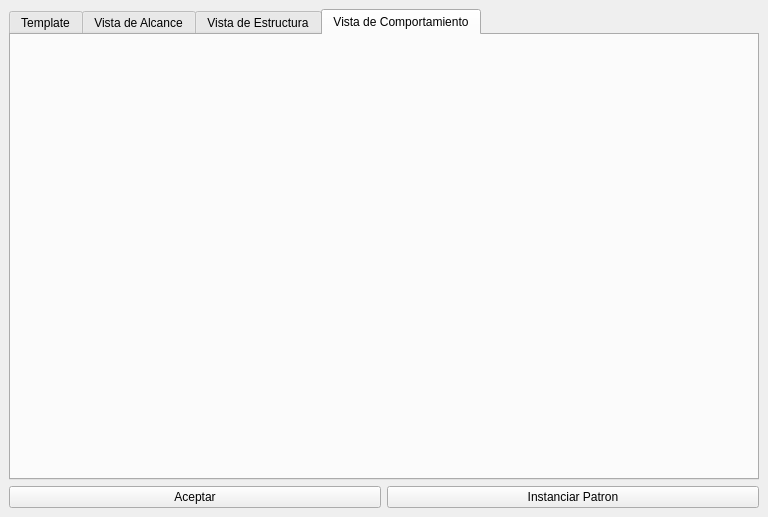
<?xml version="1.0" encoding="UTF-8"?>
<ui version="4.0">
 <class>VistaPrevia</class>
 <widget class="QMainWindow" name="VistaPrevia">
  <property name="geometry">
   <rect>
    <x>0</x>
    <y>0</y>
    <width>768</width>
    <height>517</height>
   </rect>
  </property>
  <property name="windowTitle">
   <string>Vista Previa del patron</string>
  </property>
  <widget class="QWidget" name="centralwidget">
   <layout class="QVBoxLayout" name="verticalLayout">
    <item>
     <widget class="QTabWidget" name="tabWidget">
      <property name="currentIndex">
       <number>3</number>
      </property>
      <widget class="QWidget" name="tab">
       <attribute name="title">
        <string>Template</string>
       </attribute>
       <layout class="QHBoxLayout" name="horizontalLayout_2">
        <item>
         <widget class="QLabel" name="lb_template">
          <property name="text">
           <string/>
          </property>
         </widget>
        </item>
       </layout>
      </widget>
      <widget class="QWidget" name="tab_2">
       <attribute name="title">
        <string>Vista de Alcance</string>
       </attribute>
       <layout class="QHBoxLayout" name="horizontalLayout_3">
        <item>
         <widget class="QLabel" name="lb_vistaAlcance">
          <property name="text">
           <string/>
          </property>
         </widget>
        </item>
       </layout>
      </widget>
      <widget class="QWidget" name="tab_3">
       <attribute name="title">
        <string>Vista de Estructura</string>
       </attribute>
       <layout class="QHBoxLayout" name="horizontalLayout_4">
        <item>
         <widget class="QLabel" name="lb_vistaEstructura">
          <property name="text">
           <string/>
          </property>
         </widget>
        </item>
       </layout>
      </widget>
      <widget class="QWidget" name="tab_4">
       <attribute name="title">
        <string>Vista de Comportamiento</string>
       </attribute>
       <layout class="QHBoxLayout" name="horizontalLayout_5">
        <item>
         <widget class="QLabel" name="lb_vistaComportamiento">
          <property name="text">
           <string/>
          </property>
         </widget>
        </item>
       </layout>
      </widget>
     </widget>
    </item>
    <item>
     <layout class="QHBoxLayout" name="horizontalLayout">
      <item>
       <widget class="QPushButton" name="pb_aceptar">
        <property name="text">
         <string>Aceptar</string>
        </property>
       </widget>
      </item>
      <item>
       <widget class="QPushButton" name="pb_instaciarPatron">
        <property name="text">
         <string>Instanciar Patron</string>
        </property>
       </widget>
      </item>
     </layout>
    </item>
   </layout>
  </widget>
 </widget>
 <resources/>
 <connections/>
</ui>
